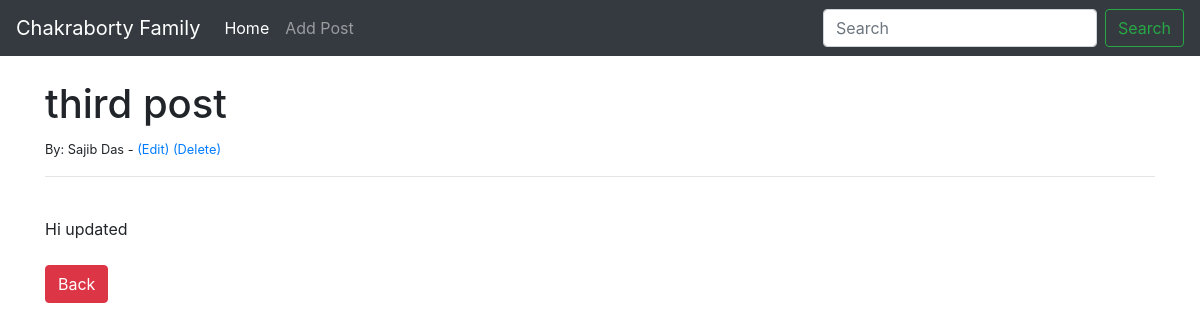
Page /article/3 on the committed database.
### theblog/models.py (models this page shows, shortened)
class Post(models.Model):
    title = models.CharField(max_length=255)
    title_tag = models.CharField(max_length=255, default='CHAKRABORTY FAMILY BLOG')
    author = models.ForeignKey(User, on_delete=models.CASCADE)
    body = models.TextField()

### theblog/views.py (the view)
# urls.py: path('article/<int:pk>', ArticleDetailsView.as_view(), name='article_details'),
class ArticleDetailsView(DetailView):
    model = Post
    template_name = 'article_details.html'

### theblog/templates/article_details.html (shortened to what this page needs)
{% extends 'base.html' %}
{% block content %}
<h1>{{ post.title }}</h1>
<small>By: {{ post.author.first_name }} {{ post.author.last_name }} -
    <a href='{% url 'update_post' post.pk %}'>(Edit)</a>
    <a href='{% url  'delete_post' post.pk %}'>(Delete)</a>
</small> <br/>
<hr>
<br/>
{{ post.body }}
<br/><br/>
<a href='{% url 'home' %}'> <button type="button" class="btn btn-danger">Back</button> </a>
{% endblock %}

### rows in the picture
Post: title "third post", author.first_name "Sajib", author.last_name "Das", body "Hi updated"
